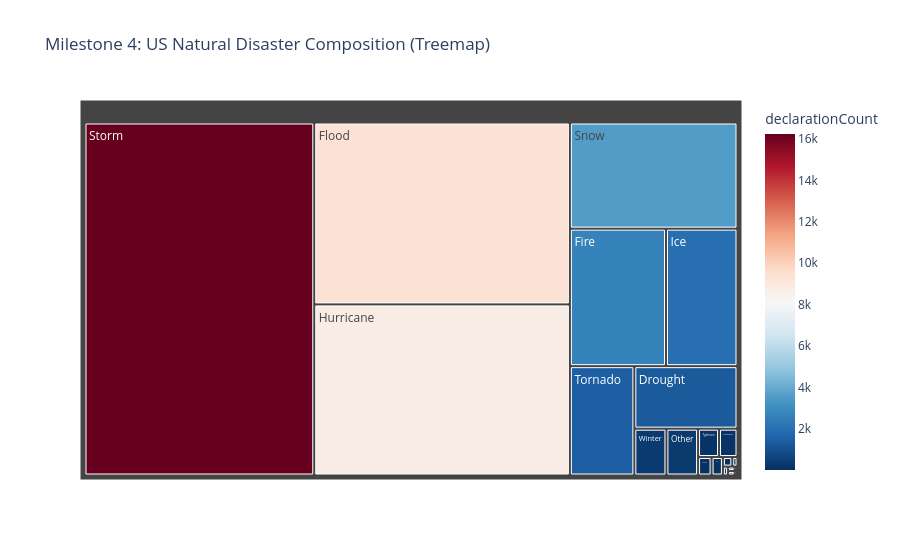

Write notebook code for a chart like this one.
### Code cell
# 1. Treemap: Overall Disaster Composition
fig_treemap = px.treemap(incident_distribution, 
                         path=['incidentType'], 
                         values='declarationCount',
                         title='Milestone 4: US Natural Disaster Composition (Treemap)',
                         color='declarationCount',
                         color_continuous_scale='RdBu_r')
fig_treemap.show()

### Figure 1 — Plotly figure (JSON) as saved in the notebook; plotly's stock layout.template omitted (floating-point values rounded to 4 significant figures)
{"data": [{"branchvalues": "total", "customdata": [[16250.0], [9317.0], [8764.0], [3565.0], [2647.0], [1970.0], [1412.0], [1292.0], [301.0], [297.0], [119.0], [105.0], [50.0], [42.0], [18.0], [10.0], [9.0], [6.0], [6.0], [5.0]], "domain": {"x": [0, 1], "y": [0, 1]}, "hovertemplate": "labels=%{label}<br>declarationCount_sum=%{value}<br>parent=%{parent}<br>id=%{id}<br>declarationCount=%{color}<extra></extra>", "ids": ["Storm", "Flood", "Hurricane", "Snow", "Fire", "Ice", "Tornado", "Drought", "Winter", "Other", "Typhoon", "Earthquake", "Volcano", "Water", "Chemical", "Mud/Landslide", "Tsunami", "Dam/Levee Break", "Human Cause", "Terrorism"], "labels": ["Storm", "Flood", "Hurricane", "Snow", "Fire", "Ice", "Tornado", "Drought", "Winter", "Other", "Typhoon", "Earthquake", "Volcano", "Water", "Chemical", "Mud/Landslide", "Tsunami", "Dam/Levee Break", "Human Cause", "Terrorism"], "marker": {"coloraxis": "coloraxis", "colors": [16250.0, 9317.0, 8764.0, 3565.0, 2647.0, 1970.0, 1412.0, 1292.0, 301.0, 297.0, 119.0, 105.0, 50.0, 42.0, 18.0, 10.0, 9.0, 6.0, 6.0, 5.0]}, "name": "", "parents": ["", "", "", "", "", "", "", "", "", "", "", "", "", "", "", "", "", "", "", ""], "type": "treemap", "values": [16250.0, 9317.0, 8764.0, 3565.0, 2647.0, 1970.0, 1412.0, 1292.0, 301.0, 297.0, 119.0, 105.0, 50.0, 42.0, 18.0, 10.0, 9.0, 6.0, 6.0, 5.0]}], "layout": {"coloraxis": {"colorbar": {"title": {"text": "declarationCount"}}, "colorscale": [[0, "rgb(5,48,97)"], [0.1, "rgb(33,102,172)"], [0.2, "rgb(67,147,195)"], [0.3, "rgb(146,197,222)"], [0.4, "rgb(209,229,240)"], [0.5, "rgb(247,247,247)"], [0.6, "rgb(253,219,199)"], [0.7, "rgb(244,165,130)"], [0.8, "rgb(214,96,77)"], [0.9, "rgb(178,24,43)"], [1, "rgb(103,0,31)"]]}, "legend": {"tracegroupgap": 0}, "title": {"text": "Milestone 4: US Natural Disaster Composition (Treemap)"}}}
